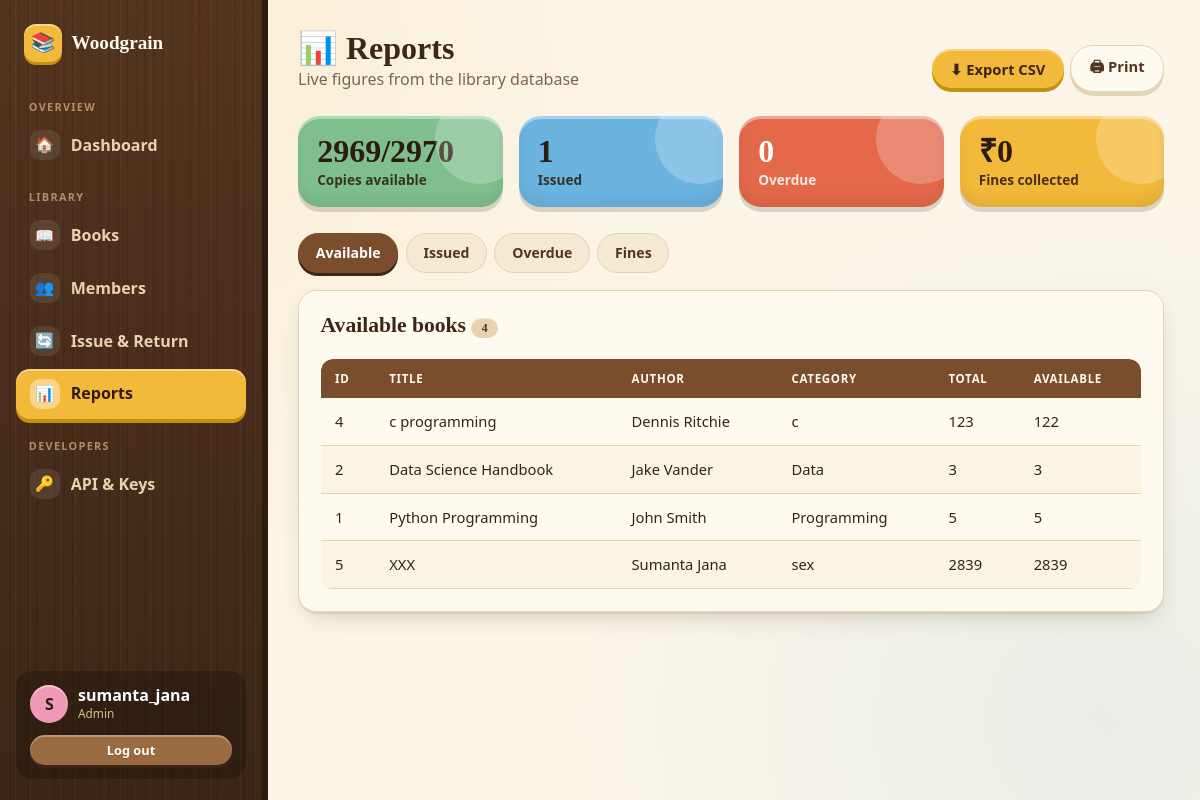
The page /admin/reports (signed in) on the database its author committed.
### tables this page shows
CREATE TABLE users (
                user_id       INTEGER PRIMARY KEY AUTOINCREMENT,
                username      TEXT NOT NULL UNIQUE,
                password_hash TEXT NOT NULL,
                role          TEXT NOT NULL
                              CHECK (role IN ('Admin', 'Member')),
                member_id     INTEGER,
                created_at    TEXT NOT NULL,
                FOREIGN KEY (member_id)
                    REFERENCES members(member_id)
            );

CREATE TABLE books (
                book_id          INTEGER PRIMARY KEY AUTOINCREMENT,
                title            TEXT NOT NULL,
                author           TEXT NOT NULL,
                isbn             TEXT UNIQUE,
                category         TEXT,
                publisher        TEXT,
                publication_year INTEGER,
                total_copies     INTEGER NOT NULL,
                available_copies INTEGER NOT NULL
            , cover_image TEXT, description TEXT);

### app.py (the view)
@app.route("/admin/reports")
@admin_required
def reports_page():
    tab = request.args.get("tab", "available")
    data = report_data(tab) or report_data("available")
    if report_data(tab) is None:
        tab = "available"
    title, headers, rows = data
    return render_template("admin/reports.html", tab=tab, tabs=REPORT_TABS,
                           title=title, headers=headers, rows=rows,
                           stats=webdata.overview_stats())

### app.py (called while the page is built, shortened)
def csrf_token():
    if "_csrf" not in session:
        session["_csrf"] = secrets.token_hex(16)
    return session["_csrf"]

@app.before_request
def check_csrf():
    if request.method in ("POST", "PUT", "PATCH", "DELETE") \
            and not request.path.startswith("/api/"):
        sent = request.form.get("csrf_token") or request.headers.get("X-CSRFToken", "")
        expected = session.get("_csrf", "")
        if not expected or not hmac.compare_digest(sent, expected):
            abort(400, description="csrf")

@app.before_request
def load_logged_in_user():
    g.user = None
    user_id = session.get("user_id")
    if user_id is not None:
        g.user = authentication.get_user_by_id(user_id)
        if g.user is None:
            session.clear()

@app.context_processor
def inject_globals():
    return {
        "current_user": g.get("user"),
        "LOAN_DAYS": webdata.LOAN_DAYS,
        "FINE_PER_DAY": webdata.FINE_PER_DAY,
        "MAX_RENEWALS": webdata.MAX_RENEWALS,
        "RENEW_DAYS": webdata.RENEW_DAYS,
        "today": webdata.today_text(),
    }

@app.template_filter("inr")
def inr_filter(value):
    try:
        number = float(value or 0)
    except (TypeError, ValueError):
        number = 0
    return f"₹{number:,.0f}" if number == int(number) else f"₹{number:,.2f}"

@app.after_request
def add_security_headers(response):
    response.headers["X-Content-Type-Options"] = "nosniff"
    response.headers["X-Frame-Options"] = "DENY"
    response.headers["Referrer-Policy"] = "same-origin"
    if not request.path.startswith("/static/"):
        response.headers["Cache-Control"] = "no-store"
    return response

def role_required(role):
    def decorator(view):
        @wraps(view)
        def wrapped(*args, **kwargs):
            if g.user is None:
                flash("Please log in first.", "warning")
                return redirect(url_for("login", next=request.path))
            if g.user["role"] != role:
                abort(403)
            return view(*args, **kwargs)
        return wrapped
    return decorator

def report_data(name):
    today = webdata.today_text()
    if name == "available":
        rows = webdata.available_rows()
        return ("Available books",
                ["ID", "Title", "Author", "Category", "Total", "Available"],
                [[r["book_id"], r["title"], r["author"], r["category"] or "—",
                  r["total_copies"], r["available_copies"]] for r in rows])

### templates/admin/reports.html (shortened to what this page needs)
{% extends "shell.html" %}
{% block content %}
<div class="page-head"><div><h1>📊 Reports</h1><p>Live figures from the library database</p></div>
  <div class="actions no-print"><a class="btn btn-yellow" href="{{ url_for('export_report', name=tab) }}">⬇ Export CSV</a><button class="btn btn-ghost" type="button" onclick="window.print()">🖨 Print</button></div></div>
<section class="stats">
  <div class="stat c-green"><div class="num">{{ stats.available_copies }}/{{ stats.total_copies }}</div><div class="lbl">Copies available</div></div>
  <div class="stat c-blue"><div class="num">{{ stats.issued_books }}</div><div class="lbl">Issued</div></div>
  <div class="stat c-red"><div class="num">{{ stats.overdue_books }}</div><div class="lbl">Overdue</div></div>
  <div class="stat c-yellow"><div class="num">{{ stats.fines_collected|inr }}</div><div class="lbl">Fines collected</div></div>
</section>
<div class="tabs no-print">{% for key, label in tabs %}<a class="tab {{ 'active' if tab == key }}" href="{{ url_for('reports_page', tab=key) }}">{{ label }}</a>{% endfor %}</div>
<div class="card"><h2 class="mb">{{ title }} <span class="badge">{{ rows|length }}</span></h2>
{% if rows %}<div class="table-wrap"><table><thead><tr>{% for h in headers %}<th>{{ h }}</th>{% endfor %}</tr></thead><tbody>
{% for r in rows %}<tr>{% for c in r %}<td>{{ c }}</td>{% endfor %}</tr>{% endfor %}</tbody></table></div>
{% else %}<div class="empty"><div class="big">✨</div><p>Nothing to report here.</p></div>{% endif %}</div>
{% endblock %}

### templates/shell.html (shortened to what this page needs)
{% extends "base.html" %}
{% set admin = current_user.role == 'Admin' %}
{% macro link(endpoint, icon, label, match=None) %}
  {% set on = request.endpoint in (match or [endpoint]) %}
  <a class="side-link {{ 'active' if on }}" href="{{ url_for(endpoint) }}"><span class="i">{{ icon }}</span>{{ label }}</a>
{% endmacro %}
{% block body %}
<div class="shell" id="shell">
  <aside class="sidebar wood">
    <a href="{{ url_for('index') }}" class="brand"><span class="logo">📚</span> Woodgrain</a>
    {% if admin %}
      <div class="side-label">Overview</div>
      {{ link('admin_dashboard', '🏠', 'Dashboard') }}
      <div class="side-label">Library</div>
      {{ link('manage_books', '📖', 'Books', ['manage_books','add_book','edit_book']) }}
      {{ link('manage_members', '👥', 'Members', ['manage_members','add_member','edit_member','member_detail']) }}
      {{ link('manage_loans', '🔄', 'Issue & Return') }}
      {{ link('reports_page', '📊', 'Reports') }}
      <div class="side-label">Developers</div>
      {{ link('api_page', '🔑', 'API & Keys') }}
    {% else %}
      <div class="side-label">My library</div>
      {{ link('member_dashboard', '🏠', 'My Dashboard') }}
      {{ link('catalog', '📖', 'Browse Books', ['catalog','book_detail']) }}
      {{ link('member_profile', '👤', 'My Profile') }}
    {% endif %}
    <div class="side-user">
      <div class="who"><div class="avatar">{{ current_user.username[:1]|upper }}</div>
        <div><div class="nm">{{ current_user.username }}</div><div class="rl">{{ current_user.role }}</div></div></div>
      <form method="post" action="{{ url_for('logout') }}"><input type="hidden" name="csrf_token" value="{{ csrf_token() }}"><button class="btn btn-wood btn-sm btn-block" type="submit">Log out</button></form>
    </div>
  </aside>
  <main class="content">
    {% block content %}{% endblock %}
  </main>
</div>
{% endblock %}

### rows shown on the page
users: username "S", username "sumanta_jana", role "Admin"
books: r "4" "c" "123" "122", title "c programming", author "Dennis Ritchie"
books: r "2" "3" "3", title "Data Science Handbook", author "Jake Vander", category "Data"
books: r "1" "5" "5", title "Python Programming", author "John Smith", category "Programming"
books: r "5", title "XXX", author "Sumanta Jana", category "sex", total_copies "2839", available_copies "2839"

### other values the page prints
{{ icon }} "🏠 📖 👥 🔄 📊 🔑"
{{ label }} "Dashboard Books Members Issue & Return Reports API & Keys"
{{ stats.available_copies }} "2969"
{{ stats.total_copies }} "2970"
{{ stats.issued_books }} "1"
{{ stats.overdue_books }} "0"
{{ stats.fines_collected|inr }} "₹0"
{{ label }} "Available" "Issued" "Overdue" "Fines"
{{ title }} "Available books"
{{ rows|length }} "4"
{{ h }} "ID" "TITLE" "AUTHOR" "CATEGORY" "TOTAL" "AVAILABLE"
